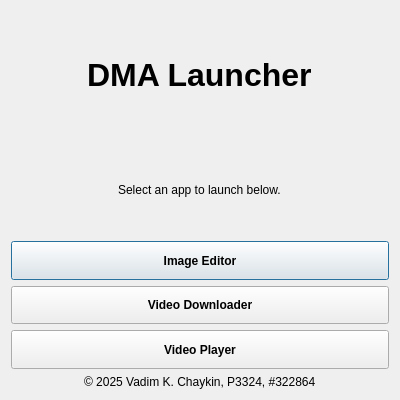
<?xml version="1.0" encoding="UTF-8"?>
<ui version="4.0">
 <class>Dialog</class>
 <widget class="QDialog" name="Dialog">
  <property name="windowModality">
   <enum>Qt::WindowModality::WindowModal</enum>
  </property>
  <property name="enabled">
   <bool>true</bool>
  </property>
  <property name="geometry">
   <rect>
    <x>0</x>
    <y>0</y>
    <width>400</width>
    <height>400</height>
   </rect>
  </property>
  <property name="sizePolicy">
   <sizepolicy hsizetype="Expanding" vsizetype="Expanding">
    <horstretch>0</horstretch>
    <verstretch>0</verstretch>
   </sizepolicy>
  </property>
  <property name="font">
   <font>
    <bold>true</bold>
   </font>
  </property>
  <property name="windowTitle">
   <string>DMA Launcher</string>
  </property>
  <property name="windowOpacity">
   <double>1.000000000000000</double>
  </property>
  <property name="toolTip">
   <string/>
  </property>
  <property name="toolTipDuration">
   <number>-1</number>
  </property>
  <layout class="QVBoxLayout" name="verticalLayout_2">
   <item>
    <layout class="QVBoxLayout" name="verticalLayout">
     <item alignment="Qt::AlignmentFlag::AlignHCenter">
      <widget class="QLabel" name="label_2">
       <property name="sizePolicy">
        <sizepolicy hsizetype="Preferred" vsizetype="MinimumExpanding">
         <horstretch>0</horstretch>
         <verstretch>0</verstretch>
        </sizepolicy>
       </property>
       <property name="font">
        <font>
         <pointsize>24</pointsize>
         <bold>true</bold>
        </font>
       </property>
       <property name="text">
        <string>DMA Launcher</string>
       </property>
      </widget>
     </item>
     <item alignment="Qt::AlignmentFlag::AlignHCenter">
      <widget class="QLabel" name="label_3">
       <property name="sizePolicy">
        <sizepolicy hsizetype="Preferred" vsizetype="Minimum">
         <horstretch>0</horstretch>
         <verstretch>0</verstretch>
        </sizepolicy>
       </property>
       <property name="minimumSize">
        <size>
         <width>161</width>
         <height>90</height>
        </size>
       </property>
       <property name="font">
        <font>
         <bold>false</bold>
        </font>
       </property>
       <property name="text">
        <string>Select an app to launch below.</string>
       </property>
      </widget>
     </item>
     <item>
      <layout class="QVBoxLayout" name="verticalLayout_3">
       <item>
        <widget class="QPushButton" name="btnImageEditor">
         <property name="sizePolicy">
          <sizepolicy hsizetype="Minimum" vsizetype="MinimumExpanding">
           <horstretch>0</horstretch>
           <verstretch>0</verstretch>
          </sizepolicy>
         </property>
         <property name="text">
          <string>Image Editor</string>
         </property>
         <property name="icon">
          <iconset theme="QIcon::ThemeIcon::MailMessageNew"/>
         </property>
        </widget>
       </item>
       <item>
        <widget class="QPushButton" name="btnVideoDownloader">
         <property name="sizePolicy">
          <sizepolicy hsizetype="Minimum" vsizetype="MinimumExpanding">
           <horstretch>0</horstretch>
           <verstretch>0</verstretch>
          </sizepolicy>
         </property>
         <property name="text">
          <string>Video Downloader</string>
         </property>
         <property name="icon">
          <iconset theme="QIcon::ThemeIcon::GoDown"/>
         </property>
        </widget>
       </item>
       <item>
        <widget class="QPushButton" name="btnVideoPlayer">
         <property name="sizePolicy">
          <sizepolicy hsizetype="Minimum" vsizetype="MinimumExpanding">
           <horstretch>0</horstretch>
           <verstretch>0</verstretch>
          </sizepolicy>
         </property>
         <property name="text">
          <string>Video Player</string>
         </property>
         <property name="icon">
          <iconset theme="QIcon::ThemeIcon::MediaPlaybackStart"/>
         </property>
        </widget>
       </item>
      </layout>
     </item>
     <item alignment="Qt::AlignmentFlag::AlignHCenter">
      <widget class="QLabel" name="label">
       <property name="sizePolicy">
        <sizepolicy hsizetype="Minimum" vsizetype="Minimum">
         <horstretch>0</horstretch>
         <verstretch>0</verstretch>
        </sizepolicy>
       </property>
       <property name="font">
        <font>
         <bold>false</bold>
        </font>
       </property>
       <property name="text">
        <string>© 2025 Vadim K. Chaykin, P3324, #322864</string>
       </property>
      </widget>
     </item>
    </layout>
   </item>
  </layout>
 </widget>
 <resources/>
 <connections/>
</ui>
